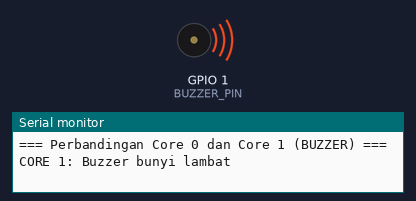
The sketch below on a simulated ESP32. Shown: buzzer (waves = sounding), the last lines printed to the serial monitor.

Above: at 1.2 s.
At 3.85 s:
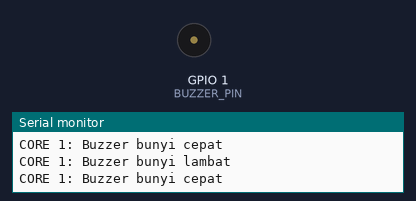
Timing chart, 0 to 4.5 s (numbered marks = the images above):
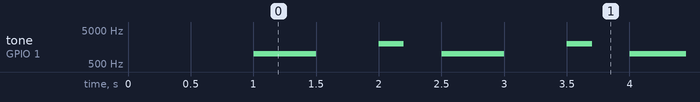

Measured:
- by itself, tone on GPIO 1 (BUZZER_PIN): repeats every 1.5 s: silent 0.50 s, 2000 Hz 0.20 s, silent 0.30 s, 1000 Hz 0.50 s

The sketch:

Buzzer.ino
```cpp
#define BUZZER_PIN 1

TaskHandle_t TaskCore0;
TaskHandle_t TaskCore1;

volatile bool giliranCore0 = true;

void setup() {
  Serial.begin(115200);
  delay(1000);

  pinMode(BUZZER_PIN, OUTPUT);

  Serial.println("=== Perbandingan Core 0 dan Core 1 (BUZZER) ===");

  xTaskCreatePinnedToCore(
    taskCore0,
    "TaskBuzzerCore0",
    2048,
    NULL,
    1,
    &TaskCore0,
    0
  );

  xTaskCreatePinnedToCore(
    taskCore1,
    "TaskBuzzerCore1",
    2048,
    NULL,
    1,
    &TaskCore1,
    1
  );
}

void loop() {
  vTaskDelay(pdMS_TO_TICKS(1000));
}

void taskCore0(void *pvParameters) {
  for (;;) {
    if (giliranCore0) {
      Serial.printf("CORE %d: Buzzer bunyi lambat\n", xPortGetCoreID());
      tone(BUZZER_PIN, 1000);
      vTaskDelay(pdMS_TO_TICKS(500));
      noTone(BUZZER_PIN);
      vTaskDelay(pdMS_TO_TICKS(500));

      giliranCore0 = false;
    }
    vTaskDelay(pdMS_TO_TICKS(100));
  }
}

void taskCore1(void *pvParameters) {
  for (;;) {
    if (!giliranCore0) {
      Serial.printf("CORE %d: Buzzer bunyi cepat\n", xPortGetCoreID());
      tone(BUZZER_PIN, 2000);
      vTaskDelay(pdMS_TO_TICKS(200));
      noTone(BUZZER_PIN);
      vTaskDelay(pdMS_TO_TICKS(200));

      giliranCore0 = true;
    }
    vTaskDelay(pdMS_TO_TICKS(100));
  }
}
```
